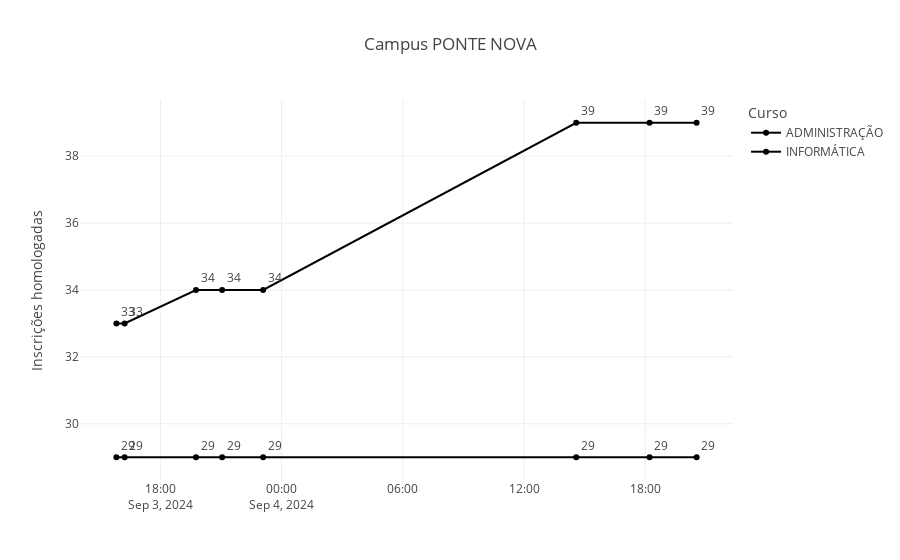

The cell this chart's notebook holds for it:
### Code cell
x = ["Inscritos","Pagos", "Isenções deferidas","Inscrições homologadas"],
situacao = x[0]

fig22 = px.line(df_filtered, title=f"Campus {campus}", x="Timestamp", y="Inscrições homologadas", color="Curso", text="Inscrições homologadas")
fig22.update_xaxes(title='')
fig22.update_yaxes(tickformat=",d")
# Exibe os valores no gráfico
fig22.update_traces(texttemplate='%{text:.0f}', textposition="top right")
fig22.update_layout(hovermode="x")

### Figure 1 — Plotly figure (JSON) as saved in the notebook; plotly's stock layout.template omitted (floating-point values rounded to 4 significant figures)
{"data": [{"hovertemplate": "Curso=ADMINISTRAÇÃO<br>Timestamp=%{x}<br>Inscrições homologadas=%{text}<extra></extra>", "legendgroup": "ADMINISTRAÇÃO", "line": {"color": "#000001", "dash": "solid"}, "marker": {"symbol": "circle"}, "mode": "text+lines+markers", "name": "ADMINISTRAÇÃO", "orientation": "v", "showlegend": true, "text": [29, 29, 29, 29, 29, 29, 29, 29], "textposition": "top right", "texttemplate": "%{text:.0f}", "type": "scatter", "x": ["2024-09-03T15:49:27.870000", "2024-09-03T16:13:53.915000", "2024-09-03T19:45:51.682000", "2024-09-03T21:03:30.731000", "2024-09-03T23:05:14.964000", "2024-09-04T14:35:01.046000", "2024-09-04T18:12:57.123000", "2024-09-04T20:32:35.479000"], "xaxis": "x", "y": [29, 29, 29, 29, 29, 29, 29, 29], "yaxis": "y"}, {"hovertemplate": "Curso=INFORMÁTICA<br>Timestamp=%{x}<br>Inscrições homologadas=%{text}<extra></extra>", "legendgroup": "INFORMÁTICA", "line": {"color": "#000002", "dash": "solid"}, "marker": {"symbol": "circle"}, "mode": "text+lines+markers", "name": "INFORMÁTICA", "orientation": "v", "showlegend": true, "text": [33, 33, 34, 34, 34, 39, 39, 39], "textposition": "top right", "texttemplate": "%{text:.0f}", "type": "scatter", "x": ["2024-09-03T15:49:27.870000", "2024-09-03T16:13:53.915000", "2024-09-03T19:45:51.682000", "2024-09-03T21:03:30.731000", "2024-09-03T23:05:14.964000", "2024-09-04T14:35:01.046000", "2024-09-04T18:12:57.123000", "2024-09-04T20:32:35.479000"], "xaxis": "x", "y": [33, 33, 34, 34, 34, 39, 39, 39], "yaxis": "y"}], "layout": {"hovermode": "x", "legend": {"title": {"text": "Curso"}, "tracegroupgap": 0}, "title": {"text": "Campus PONTE NOVA"}, "xaxis": {"anchor": "y", "domain": [0, 1], "title": {"text": ""}}, "yaxis": {"anchor": "x", "domain": [0, 1], "tickformat": ",d", "title": {"text": "Inscrições homologadas"}}}}
